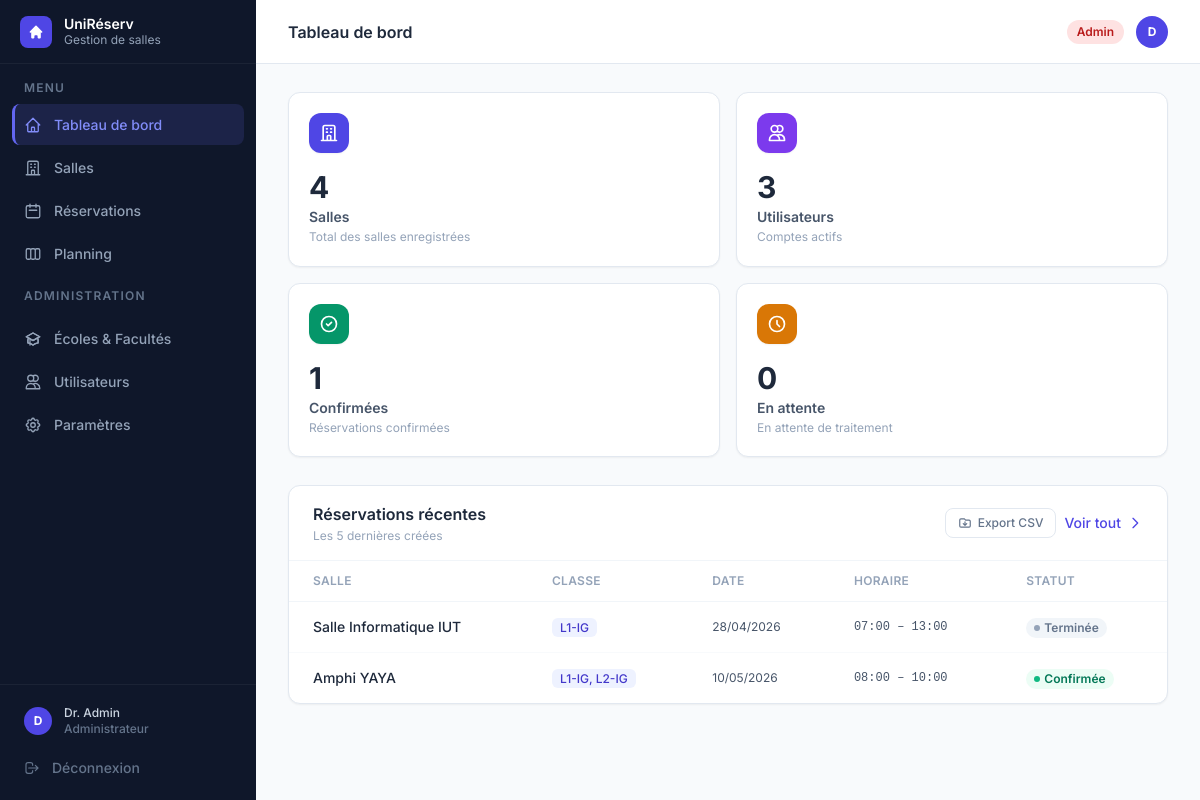
The app's page /dashboard (signed in) with its own data.
### tables this page shows
CREATE TABLE utilisateurs (
            id               INTEGER PRIMARY KEY,
            nom              TEXT    NOT NULL,
            email            TEXT    NOT NULL UNIQUE,
            login            TEXT    NOT NULL UNIQUE,
            mot_de_passe     TEXT    NOT NULL,
            role             TEXT    NOT NULL,
            date_inscription TEXT    NOT NULL,
            matricule        TEXT,
            classe           TEXT,
            matiere          TEXT
        , ecole_id INTEGER, unite_formation_id INTEGER);

CREATE TABLE reservations (
            id              INTEGER PRIMARY KEY,
            salle_id        INTEGER NOT NULL,
            responsable_id  INTEGER NOT NULL,
            classe          TEXT    NOT NULL,
            date            TEXT    NOT NULL,
            heure_debut     TEXT    NOT NULL,
            heure_fin       TEXT    NOT NULL,
            matiere         TEXT    DEFAULT '',
            statut          TEXT    NOT NULL DEFAULT 'en_attente',
            date_creation   TEXT    NOT NULL,
            FOREIGN KEY (salle_id)       REFERENCES salles(id),
            FOREIGN KEY (responsable_id) REFERENCES utilisateurs(id)
        );

CREATE TABLE salles (
            id          INTEGER PRIMARY KEY,
            nom         TEXT    NOT NULL UNIQUE,
            capacite    INTEGER NOT NULL,
            equipements TEXT    NOT NULL DEFAULT '[]',
            disponible  INTEGER NOT NULL DEFAULT 1
        );

### gestion de salle/app.py (the view, shortened to what this page needs)
@app.route("/dashboard")
@login_required
def dashboard():
    bd, utilisateurs, salles, reservations = get_data()
    aujourd_hui = date.today()
    role        = session.get("user_role")
    u_courant   = utilisateurs.get(session["user_id"])
    confirmees  = [r for r in reservations if r.statut == StatutReservation.CONFIRMEE]
    en_attente  = [r for r in reservations if r.statut == StatutReservation.EN_ATTENTE]
    if role == "admin":
        stats = {
            "nb_salles":       len(salles),
            "nb_utilisateurs": len(utilisateurs),
            "nb_confirmees":   len(confirmees),
            "nb_en_attente":   len(en_attente),
        }
        recentes  = sorted(reservations, key=lambda r: r.date_creation, reverse=True)[:5]
        prochaines = []
    return render_template(
        "dashboard.html", active="dashboard",
        role=role,
        stats=stats,
        reservations_recentes=recentes,
        prochaines=prochaines,
        aujourd_hui=aujourd_hui,
        StatutReservation=StatutReservation,
    )

### gestion de salle/templates/dashboard.html (shortened to what this page needs)
{% extends "base.html" %}
{% block heading %}Tableau de bord{% endblock %}
{% block content %}
<div class="grid grid-cols-2 xl:grid-cols-4 gap-4 mb-7">
  {% for color, icon, label, value, hint in cards %}
  <div class="stat-card bg-white rounded-xl border border-slate-200 shadow-sm p-5 cursor-default">
    <div class="flex items-start justify-between mb-4">
      <div class="w-10 h-10 rounded-xl flex items-center justify-center shadow-sm"
           style="background:{{ color }}">
        <svg class="w-5 h-5 text-white" fill="none" stroke="currentColor" stroke-width="2" viewBox="0 0 24 24">
          <path stroke-linecap="round" stroke-linejoin="round" d="{{ icon }}"/>
        </svg>
      </div>
    </div>
    <p class="text-3xl font-bold text-slate-800 mb-0.5 truncate" title="{{ value }}">{{ value }}</p>
    <p class="text-sm font-semibold text-slate-600">{{ label }}</p>
    <p class="text-xs text-slate-400 mt-0.5 leading-snug">{{ hint }}</p>
  </div>
  {% endfor %}
</div>
{% if role == 'admin' and reservations_recentes %}
<div class="bg-white rounded-xl border border-slate-200 shadow-sm mb-6">
  <div class="px-6 py-4 border-b border-slate-100 flex items-center justify-between">
    <div>
      <h3 class="font-semibold text-slate-800">Réservations récentes</h3>
      <p class="text-slate-400 text-xs mt-0.5">Les 5 dernières créées</p>
    </div>
    <div class="flex items-center gap-2">
      <a href="{{ url_for('reservations_export_csv') }}"
         class="inline-flex items-center gap-1.5 px-3 py-1.5 rounded-lg border border-slate-200 text-slate-500 hover:bg-slate-50 text-xs font-medium transition">
        <svg class="w-3.5 h-3.5" fill="none" stroke="currentColor" stroke-width="2" viewBox="0 0 24 24">
          <path stroke-linecap="round" stroke-linejoin="round" d="M12 10v6m0 0l-3-3m3 3l3-3M3 17V7a2 2 0 012-2h6l2 2h6a2 2 0 012 2v8a2 2 0 01-2 2H5a2 2 0 01-2-2z"/>
        </svg>
        Export CSV
      </a>
      <a href="{{ url_for('reservations') }}"
         class="inline-flex items-center gap-1.5 text-indigo-600 hover:text-indigo-800 text-sm font-medium transition">
        Voir tout
        <svg class="w-4 h-4" fill="none" stroke="currentColor" stroke-width="2" viewBox="0 0 24 24"><path stroke-linecap="round" stroke-linejoin="round" d="M9 5l7 7-7 7"/></svg>
      </a>
    </div>
  </div>
  <div class="overflow-x-auto">
    <table class="w-full text-sm">
      <thead>
        <tr class="border-b border-slate-100">
          <th class="px-6 py-3 text-left text-xs font-semibold text-slate-400 uppercase tracking-wide">Salle</th>
          <th class="px-6 py-3 text-left text-xs font-semibold text-slate-400 uppercase tracking-wide">Classe</th>
          <th class="px-6 py-3 text-left text-xs font-semibold text-slate-400 uppercase tracking-wide">Date</th>
          <th class="px-6 py-3 text-left text-xs font-semibold text-slate-400 uppercase tracking-wide">Horaire</th>
          <th class="px-6 py-3 text-left text-xs font-semibold text-slate-400 uppercase tracking-wide">Statut</th>
        </tr>
      </thead>
      <tbody>
        {% for r in reservations_recentes %}
        <tr class="data-row border-b border-slate-50 last:border-0">
          <td class="px-6 py-3.5 font-medium text-slate-800">{{ r.salle.nom }}</td>
          <td class="px-6 py-3.5 text-slate-600">
            <span class="px-2 py-0.5 rounded-md bg-indigo-50 text-indigo-700 text-xs font-medium">{{ format_classe(r.classe) }}</span>
          </td>
          <td class="px-6 py-3.5 text-slate-600 text-xs">{{ r.date.strftime('%d/%m/%Y') }}</td>
          <td class="px-6 py-3.5 text-slate-600 font-mono text-xs">{{ r.heure_debut.strftime('%H:%M') }} – {{ r.heure_fin.strftime('%H:%M') }}</td>
          <td class="px-6 py-3.5">
            {% if r.statut == StatutReservation.CONFIRMEE %}
              <span class="inline-flex items-center gap-1 px-2 py-0.5 rounded-full text-xs font-semibold bg-emerald-50 text-emerald-700"><span class="w-1.5 h-1.5 rounded-full bg-emerald-500"></span>Confirmée</span>
            {% elif r.statut.value == 'en_attente' %}
              <span class="inline-flex items-center gap-1 px-2 py-0.5 rounded-full text-xs font-semibold bg-amber-50 text-amber-700"><span class="w-1.5 h-1.5 rounded-full bg-amber-400"></span>En attente</span>
            {% elif r.statut.value == 'annulee' %}
              <span class="inline-flex items-center gap-1 px-2 py-0.5 rounded-full text-xs font-semibold bg-red-50 text-red-700"><span class="w-1.5 h-1.5 rounded-full bg-red-500"></span>Annulée</span>
            {% else %}
              <span class="inline-flex items-center gap-1 px-2 py-0.5 rounded-full text-xs font-semibold bg-slate-100 text-slate-500"><span class="w-1.5 h-1.5 rounded-full bg-slate-400"></span>Terminée</span>
            {% endif %}
          </td>
        </tr>
        {% endfor %}
      </tbody>
    </table>
  </div>
</div>
{% endif %}
{% endblock %}

### gestion de salle/templates/base.html (shortened to what this page needs)
<!DOCTYPE html>
<html lang="fr" class="h-full">
<head>
  <script src="https://cdn.tailwindcss.com"></script>
</head>
<body class="h-full bg-slate-50 flex" style="font-family:'Inter',sans-serif">
  <aside class="w-64 bg-slate-900 flex flex-col fixed inset-y-0 left-0 z-30" style="background:linear-gradient(180deg,#0f172a 0%,#0f172a 100%)">
    <div class="h-16 flex items-center gap-3 px-5 border-b border-white/5">
      <div class="w-8 h-8 rounded-lg bg-indigo-600 flex items-center justify-center shrink-0">
        <svg class="w-4 h-4 text-white" fill="currentColor" viewBox="0 0 20 20">
          <path d="M10.707 2.293a1 1 0 00-1.414 0l-7 7a1 1 0 001.414 1.414L4 10.414V17a1 1 0 001 1h2a1 1 0 001-1v-2a1 1 0 011-1h2a1 1 0 011 1v2a1 1 0 001 1h2a1 1 0 001-1v-6.586l.293.293a1 1 0 001.414-1.414l-7-7z"/>
        </svg>
      </div>
      <div>
        <p class="text-white font-semibold text-sm leading-tight">UniRéserv</p>
        <p class="text-slate-400 text-xs">Gestion de salles</p>
      </div>
    </div>
    <nav class="flex-1 px-3 py-4 space-y-0.5 overflow-y-auto">
      <p class="text-slate-500 text-xs font-semibold uppercase tracking-widest px-3 mb-2">Menu</p>
      <a href="{{ url_for('dashboard') }}" class="nav-item {% if active=='dashboard' %}nav-item-active{% else %}nav-item-inactive{% endif %}">
        Tableau de bord
      </a>
      <a href="{{ url_for('salles') }}" class="nav-item {% if active=='salles' %}nav-item-active{% else %}nav-item-inactive{% endif %}">
        <svg style="width:18px;height:18px" fill="none" stroke="currentColor" stroke-width="1.75" viewBox="0 0 24 24">
          <path stroke-linecap="round" stroke-linejoin="round" d="M19 21V5a2 2 0 00-2-2H7a2 2 0 00-2 2v16m14 0h2m-2 0h-5m-9 0H3m2 0h5M9 7h1m-1 4h1m4-4h1m-1 4h1m-5 10v-5a1 1 0 011-1h2a1 1 0 011 1v5m-4 0h4"/>
        </svg>
        Salles
      </a>
      <a href="{{ url_for('reservations') }}" class="nav-item {% if active=='reservations' %}nav-item-active{% else %}nav-item-inactive{% endif %}">
        <svg style="width:18px;height:18px" fill="none" stroke="currentColor" stroke-width="1.75" viewBox="0 0 24 24">
          <path stroke-linecap="round" stroke-linejoin="round" d="M8 7V3m8 4V3m-9 8h10M5 21h14a2 2 0 002-2V7a2 2 0 00-2-2H5a2 2 0 00-2 2v12a2 2 0 002 2z"/>
        </svg>
        Réservations
      </a>
      <a href="{{ url_for('planning') }}" class="nav-item {% if active=='planning' %}nav-item-active{% else %}nav-item-inactive{% endif %}">
        Planning
      </a>
      {% if session.user_role == 'admin' %}
      <div class="pt-3 pb-1">
        <p class="text-slate-500 text-xs font-semibold uppercase tracking-widest px-3 mb-2">Administration</p>
      </div>
      <a href="{{ url_for('ecoles') }}" class="nav-item {% if active=='ecoles' %}nav-item-active{% else %}nav-item-inactive{% endif %}">
        Écoles & Facultés
      </a>
      <a href="{{ url_for('utilisateurs') }}" class="nav-item {% if active=='utilisateurs' %}nav-item-active{% else %}nav-item-inactive{% endif %}">
        <svg style="width:18px;height:18px" fill="none" stroke="currentColor" stroke-width="1.75" viewBox="0 0 24 24">
          <path stroke-linecap="round" stroke-linejoin="round" d="M12 4.354a4 4 0 110 5.292M15 21H3v-1a6 6 0 0112 0v1zm0 0h6v-1a6 6 0 00-9-5.197M13 7a4 4 0 11-8 0 4 4 0 018 0z"/>
        </svg>
        Utilisateurs
      </a>
      <a href="{{ url_for('parametres') }}" class="nav-item {% if active=='parametres' %}nav-item-active{% else %}nav-item-inactive{% endif %}">
        Paramètres
      </a>
      {% endif %}
    </nav>
    <div class="border-t border-white/5 p-3 space-y-0.5">
      <a href="{{ url_for('profil') }}" class="nav-item {% if active=='profil' %}nav-item-active{% else %}nav-item-inactive{% endif %} !py-2">
        <div class="w-7 h-7 rounded-full bg-indigo-600 flex items-center justify-center text-white text-xs font-bold shrink-0">
          {{ session.user_nom[0].upper() if session.user_nom else '?' }}
        </div>
        <div class="flex-1 min-w-0">
          <p class="text-slate-300 text-xs font-medium truncate">{{ session.user_nom }}</p>
          <p class="text-slate-500 text-xs truncate">
            {% if session.user_role == 'admin' %}Administrateur
            {% elif session.user_role == 'responsable' %}Responsable
            {% elif session.user_role == 'enseignant' %}Enseignant
            {% else %}Étudiant{% endif %}
          </p>
        </div>
      </a>
      <a href="{{ url_for('logout') }}" class="nav-item nav-item-inactive !text-slate-500 hover:!text-red-400">
        <svg style="width:16px;height:16px" fill="none" stroke="currentColor" stroke-width="1.75" viewBox="0 0 24 24">
          <path stroke-linecap="round" stroke-linejoin="round" d="M17 16l4-4m0 0l-4-4m4 4H7m6 4v1a3 3 0 01-3 3H6a3 3 0 01-3-3V7a3 3 0 013-3h4a3 3 0 013 3v1"/>
        </svg>
        Déconnexion
      </a>
    </div>
  </aside>
  <div class="ml-64 flex-1 flex flex-col min-h-screen">
    <header class="h-16 bg-white border-b border-slate-200 flex items-center justify-between px-8 sticky top-0 z-20">
      <h1 class="text-slate-800 font-semibold text-base">{% block heading %}{% endblock %}</h1>
      <div class="flex items-center gap-3">
        {% set role = session.user_role %}
        {% if role == 'admin' %}
          <span class="px-2.5 py-1 rounded-full text-xs font-semibold bg-red-100 text-red-700">Admin</span>
        {% elif role == 'responsable' %}
          <span class="px-2.5 py-1 rounded-full text-xs font-semibold bg-amber-100 text-amber-700">Responsable</span>
        {% elif role == 'enseignant' %}
          <span class="px-2.5 py-1 rounded-full text-xs font-semibold bg-blue-100 text-blue-700">Enseignant</span>
        {% else %}
          <span class="px-2.5 py-1 rounded-full text-xs font-semibold bg-indigo-100 text-indigo-700">Étudiant</span>
        {% endif %}
        <a href="{{ url_for('profil') }}" class="w-8 h-8 rounded-full bg-indigo-600 flex items-center justify-center text-white text-xs font-bold hover:bg-indigo-700 transition">
          {{ session.user_nom[0].upper() if session.user_nom else '?' }}
        </a>
      </div>
    </header>
    <main class="flex-1 px-8 py-7">
      {% block content %}{% endblock %}
    </main>
  </div>
</body>
</html>

### records on screen
utilisateurs: user_nom "Dr. Admin"
reservations: salle.nom "Salle Informatique IUT", classe "L1-IG", date "28/04/2026", heure_debut "07:00", heure_fin "13:00", shows "Terminée"
reservations: salle.nom "Amphi YAYA", classe "L1-IG, L2-IG", date "10/05/2026", heure_debut "08:00", heure_fin "10:00", shows "Confirmée"

### other values on screen
{{ session.user_nom[0].upper() if session.user_nom else '?' }} "D"
{{ value }} "4" "3" "1" "0"
{{ label }} "Salles" "Utilisateurs" "Confirmées" "En attente"
{{ hint }} "Total des salles enregistrées" "Comptes actifs" "Réservations confirmées" "En attente de traitement"
